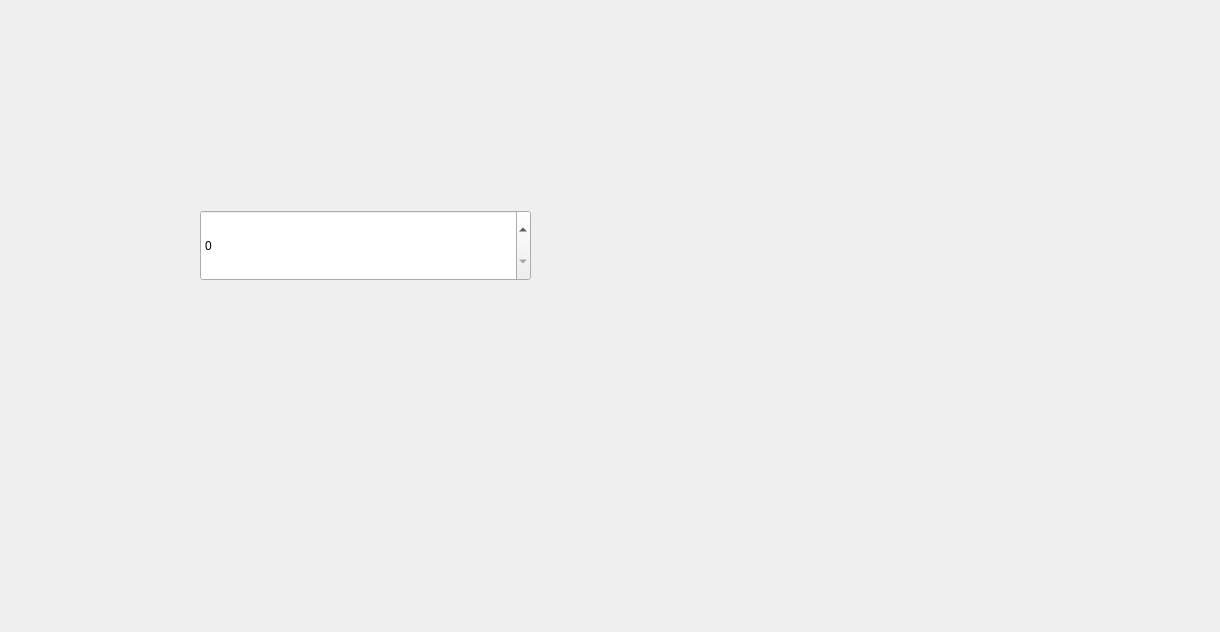
<?xml version="1.0" encoding="UTF-8"?>
<ui version="4.0">
 <class>WidgetClass</class>
 <widget class="QWidget" name="WidgetClass">
  <property name="geometry">
   <rect>
    <x>0</x>
    <y>0</y>
    <width>1220</width>
    <height>632</height>
   </rect>
  </property>
  <property name="windowTitle">
   <string>Form</string>
  </property>
  <widget class="QSpinBox" name="spinBox">
   <property name="geometry">
    <rect>
     <x>200</x>
     <y>210</y>
     <width>331</width>
     <height>71</height>
    </rect>
   </property>
  </widget>
 </widget>
 <resources/>
 <connections/>
</ui>
